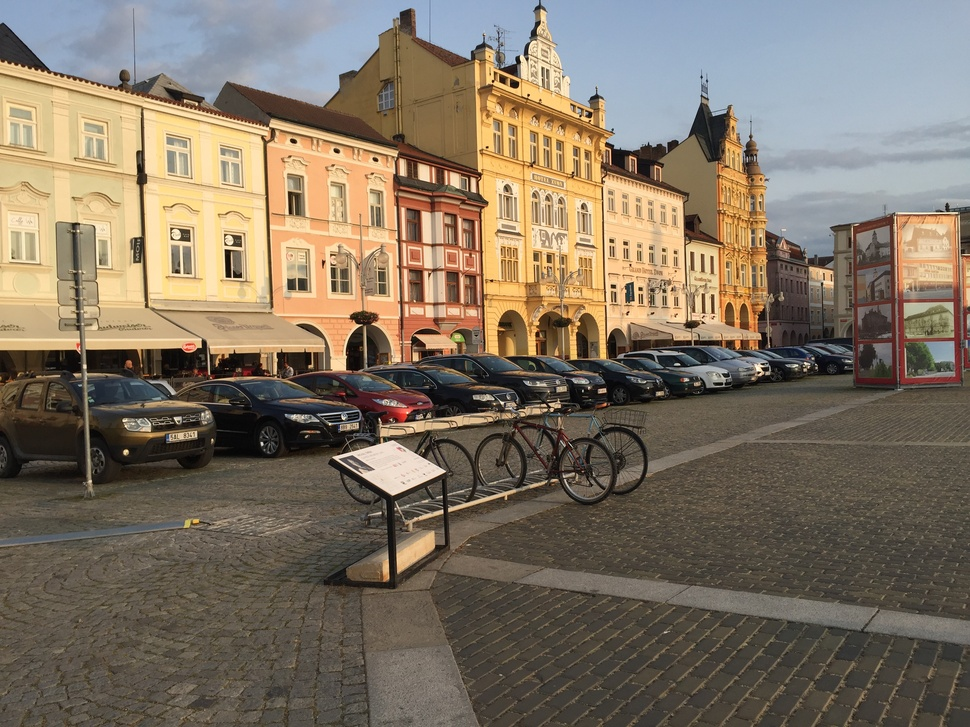
#> input picture jenga/FamilyTrip.jpg, 970 x 727 px, shrunk from 3264 x 2448 before the run, given in place of two.jpg, which was not available
$ jupyter execute CV_hw1.ipynb
#> lines starting #> are read from the running program, lines starting #| are printed output that depends on the picture; after the words box and inside, x2 and y2 are one past the last pixel; in counts of white or black regions, pixels touching at a corner belong together; pictures that were not available may be replaced by others from this repository, and a replacement may not be noted
[cell 1]
# [22 lines of commented-out code are left out]

[cell 2]
# [22 lines of commented-out code are left out]

[cell 3]
# [31 lines of commented-out code are left out]

[cell 4]
import cv2
import numpy as np
import sys
import os


lower_yellow = np.array([22, 20, 0]) # hsv color space
upper_yellow = np.array([70, 255, 255]) # hsv color space


img = cv2.imread('Desktop/ocv/two.jpg')
#> img is the input picture: shape (727, 970, 3); mean B, G, R 98.9, 115.3, 127.8

hsv = cv2.cvtColor(img, cv2.COLOR_BGR2HSV)
#> hsv: shape (727, 970, 3); mean H, S, V 35.1, 74.2, 133.4

yellow_mask = cv2.inRange(hsv, lower_yellow, upper_yellow)
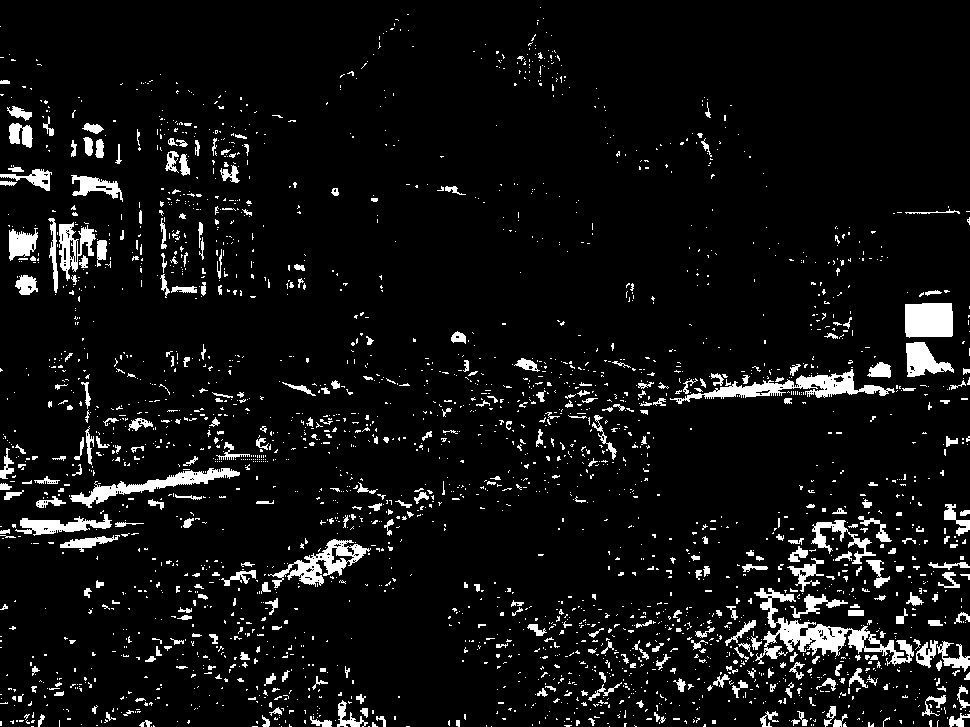
#> yellow_mask: shape (727, 970); 6.7% white; 2712 white regions (2352 under 20 px), largest, box (x1, y1, x2, y2) and area: (754, 588, 914, 666) 3122, (670, 369, 895, 404) 2196, (70, 468, 240, 508) 1658
not_yellow_mask = cv2.bitwise_not(yellow_mask)

res = cv2.bitwise_and(img, img, mask = not_yellow_mask)
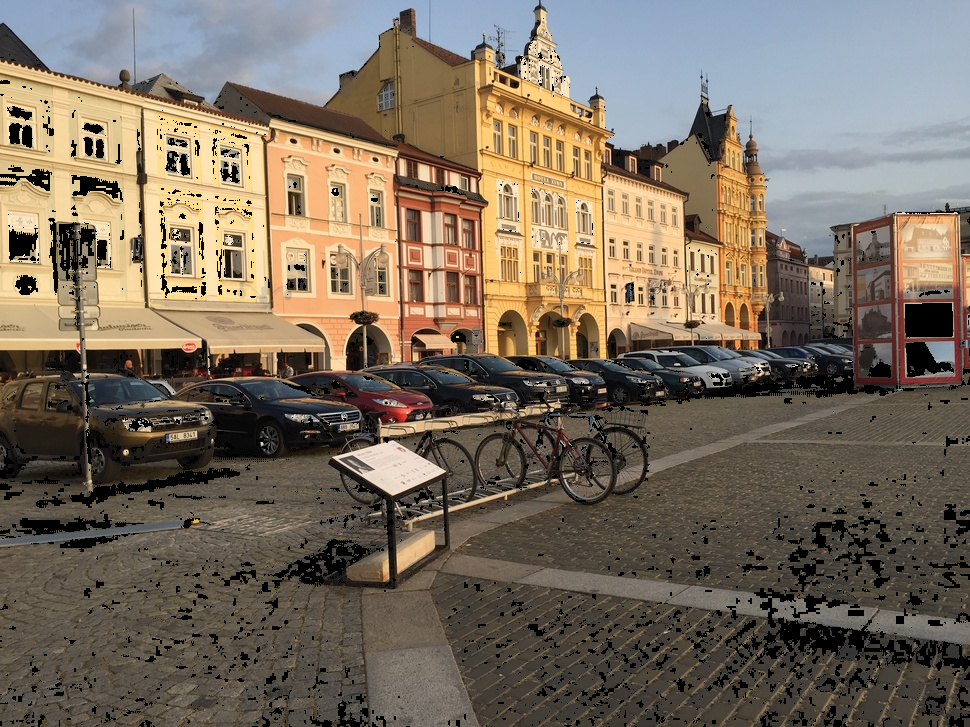
#> res: shape (727, 970, 3); mean B, G, R 93.9, 109.1, 121.3

not_yellow_mask2 = cv2.bitwise_not(not_yellow_mask)


res_final = cv2.bitwise_not(res, res, mask = not_yellow_mask2)
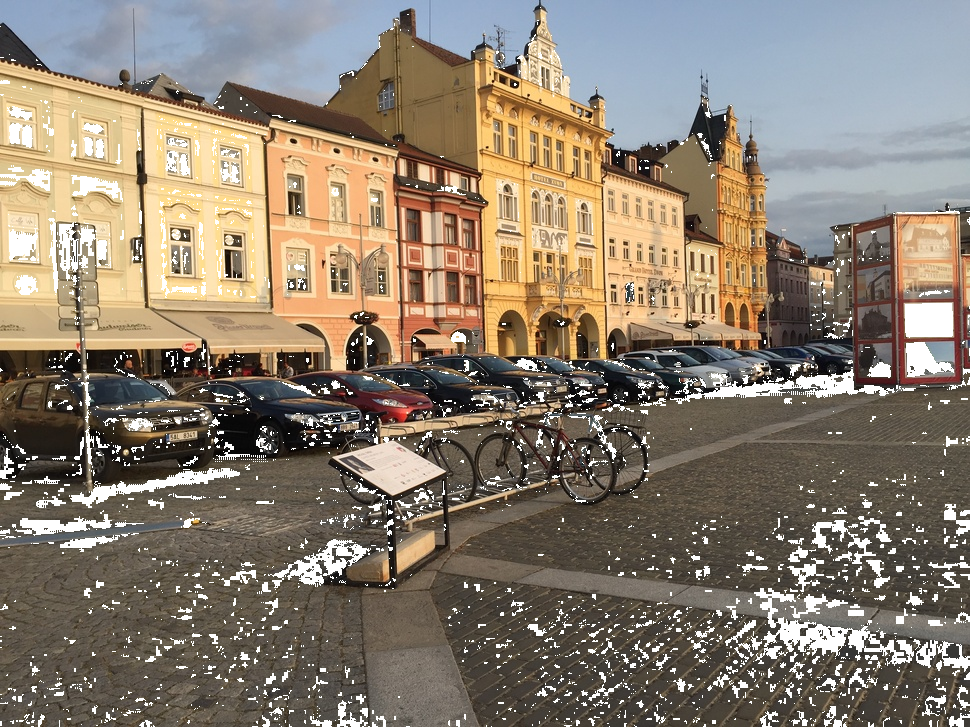
#> res_final: shape (727, 970, 3); mean B, G, R 111.1, 126.3, 138.4
cv2.imwrite('Desktop/ocv/res_final.jpg', res_final)
#> Out = True
